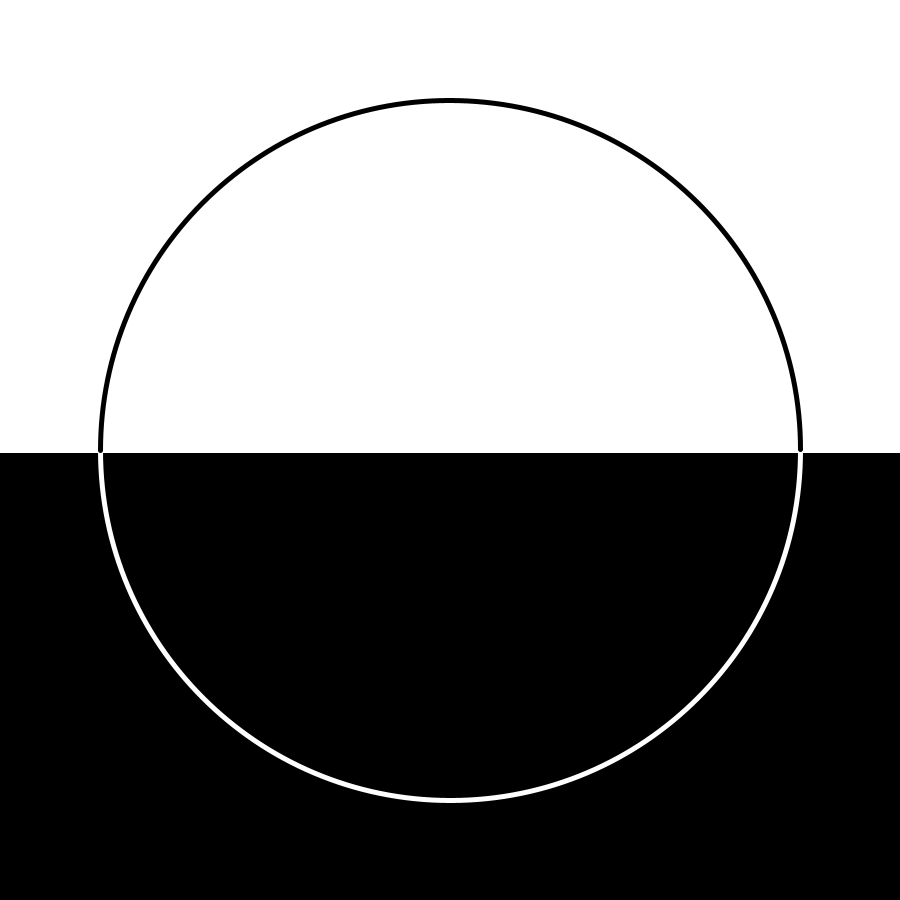
Frame 1 (no input)
Frame 60 (the mouse pressed at the canvas centre just before this capture): identical to frame 1, image omitted
Frame 120 (the mouse held since frame 60 and released just before this capture): identical to frame 1, image omitted

The Processing sketch that drew this single still picture (run headless with seeded random() and noise(); from frame 60 on, the mouse is pressed at the canvas centre):

// Processing sketch: sketch_200829h
// ── sketch_200829h.pde
// template
void setup(){
 size(900,900); 
 background(0);
 stroke(255);
 strokeWeight(5);
 noFill();
 arc(width/2, height/2, 700, 700, 0, PI);
 fill(255);
 rect(0, 0, width, height / 2);
 stroke(0);
 noFill();
 //strokeWeight(15);
 arc(width/2, height/2, 700, 700, PI, TAU);
}

void draw(){
  
}
